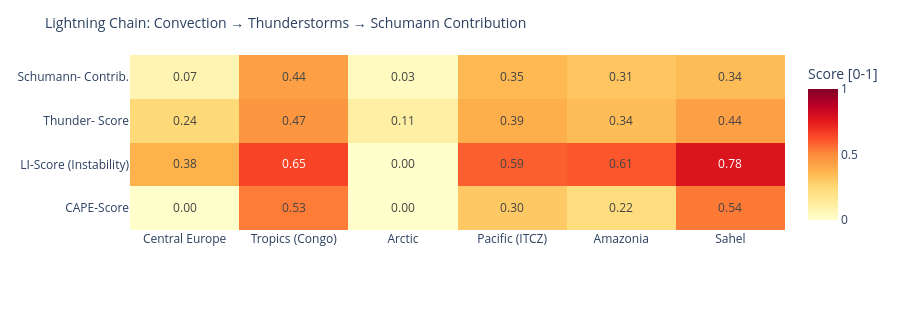

The code cell stored with this chart in its notebook:
### Code cell
# ============================================================
# LIGHTNING CHAIN: Convection → Thunderstorms → Schumann
# Shows the causal chain per measurement point as heatmap
# ============================================================

def cape_score(v):
    """CAPE → normalized score [0,1]"""
    if v is None or pd.isna(v): return 0.0
    return min(1.0, float(v) / 3000)

def li_score(v):
    """Lifted Index: negative = unstable → score [0,1]"""
    if v is None or pd.isna(v): return 0.3
    return min(1.0, max(0.0, (-float(v) + 6) / 12))

def cloud_score(v):
    if v is None or pd.isna(v): return 0.3
    return float(v) / 100

def thunder_score(row):
    """Kombinierter Gewitterwahrscheinlichkeits-Score
    CAPE + LI + Bedeckung + WMO-Gewitter + konvektiver Niederschlag (showers)
    Hinweis: X-Ray und Kp sind kein Bestandteil – nur geomagn./solarer Kontext.
    """
    cs = cape_score(row.get('cape'))
    ls = li_score(row.get('li'))
    cl = cloud_score(row.get('cloud'))
    t  = 1.0 if row.get('thunderstorm') else 0.0
    # Convective precipitation (showers) as additional indicator
    sh = min(1.0, (row.get('showers') or 0) / 5.0)
    return round(cs * 0.30 + ls * 0.25 + cl * 0.15 + t * 0.20 + sh * 0.10, 3)

def schumann_contribution(t_score, lat):
    """Schumann contribution: higher in tropics (±30°), scaled by thunderstorm score"""
    lat_weight = max(0.3, 1.0 - abs(lat) / 60)
    return round(t_score * lat_weight, 3)

df_atm['cape_score']   = df_atm.apply(lambda r: cape_score(r['cape']), axis=1)
df_atm['li_score']     = df_atm.apply(lambda r: li_score(r['li']),    axis=1)
df_atm['thunder_score']= df_atm.apply(lambda r: thunder_score(r.to_dict()), axis=1)
df_atm['schumann_contribution'] = df_atm.apply(
    lambda r: schumann_contribution(r['thunder_score'], r['lat']), axis=1)

metrics = ['cape_score', 'li_score', 'thunder_score', 'schumann_contribution']
labels  = ['CAPE-Score', 'LI-Score\n(Instability)', 'Thunder-\nScore', 'Schumann-\nContrib.']
z_data  = [df_atm[m].tolist() for m in metrics]

fig = go.Figure(go.Heatmap(
    z=z_data,
    x=df_atm['point'].tolist(),
    y=labels,
    colorscale='YlOrRd',
    zmin=0, zmax=1,
    text=[[f'{v:.2f}' for v in row] for row in z_data],
    texttemplate='%{text}', textfont=dict(size=12),
    colorbar=dict(title='Score [0-1]')
))
fig.update_layout(
    title=dict(text='Lightning Chain: Convection → Thunderstorms → Schumann Contribution', font=dict(size=14)),
    height=310,
    plot_bgcolor='rgba(0,0,0,0)', paper_bgcolor='rgba(0,0,0,0)',
    margin=dict(l=130, r=80, t=55, b=80)
)
fig.show()

### Figure 1 — Plotly figure (JSON) as saved in the notebook; plotly's stock layout.template omitted (floating-point values rounded to 4 significant figures)
{"data": [{"colorbar": {"title": {"text": "Score [0-1]"}}, "colorscale": [[0.0, "rgb(255,255,204)"], [0.125, "rgb(255,237,160)"], [0.25, "rgb(254,217,118)"], [0.375, "rgb(254,178,76)"], [0.5, "rgb(253,141,60)"], [0.625, "rgb(252,78,42)"], [0.75, "rgb(227,26,28)"], [0.875, "rgb(189,0,38)"], [1.0, "rgb(128,0,38)"]], "text": [["0.00", "0.53", "0.00", "0.30", "0.22", "0.54"], ["0.38", "0.65", "0.00", "0.59", "0.61", "0.78"], ["0.24", "0.47", "0.11", "0.39", "0.34", "0.44"], ["0.07", "0.44", "0.03", "0.35", "0.31", "0.34"]], "textfont": {"size": 12}, "texttemplate": "%{text}", "type": "heatmap", "x": ["Central Europe", "Tropics (Congo)", "Arctic", "Pacific (ITCZ)", "Amazonia", "Sahel"], "y": ["CAPE-Score", "LI-Score\n(Instability)", "Thunder-\nScore", "Schumann-\nContrib."], "z": [[0.0, 0.5333, 0.0, 0.3, 0.2233, 0.54], [0.375, 0.65, 0.0, 0.5917, 0.6083, 0.775], [0.244, 0.47, 0.112, 0.386, 0.341, 0.438], [0.073, 0.439, 0.034, 0.354, 0.313, 0.343]], "zmax": 1, "zmin": 0}], "layout": {"height": 310, "margin": {"b": 80, "l": 130, "r": 80, "t": 55}, "paper_bgcolor": "rgba(0,0,0,0)", "plot_bgcolor": "rgba(0,0,0,0)", "title": {"font": {"size": 14}, "text": "Lightning Chain: Convection → Thunderstorms → Schumann Contribution"}}}
